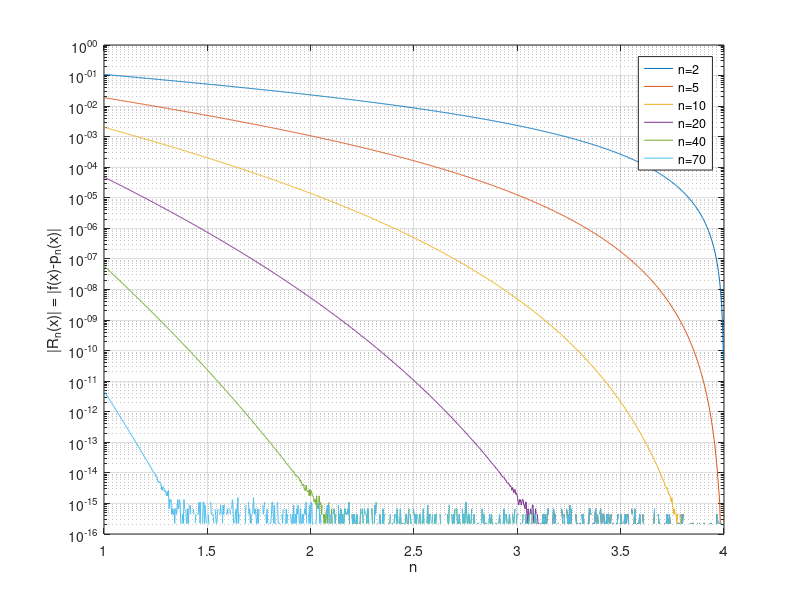

Recreate this plot in MATLAB.
% PLOTPOLYSQRT  Show how well Taylor polynomials p_n(x) approximate
%               the square root function on the interval [1,4].

x = linspace(1,4,1001)';               % points on [1,4], as a column
f = sqrt(x);
p1 = 2 + (1/4)*(x-4);                  % get started explicitly
p2 = p1 - (1/64)*(x-4).^2;

N = 70;                                % this many p_n(x)
pn = zeros(length(x),N);               % space for all p_n(x)
pn(:,1) = p1;
pn(:,2) = p2;
sign = -1;
for n = 3:N                            % count through the n-values
  sign = (-1) * sign;                  % generate alternating sign
  coeff = factorial(2*n-3) ...
            / ( 2^(4*n-3) * factorial(n-2) * factorial(n) );
  pn(:,n) = pn(:,n-1) + sign * coeff * (x-4).^n; % add next term
end

for n=1:N                              % replace each polynomial
  pn(:,n) = abs(f - pn(:,n));          %    with its error
end

semilogy(x,pn(:,[2 5 10 20 40 70])), grid on  % log scale on y
legend('n=2','n=5','n=10','n=20','n=40','n=70')
xlabel n, ylabel('|R_n(x)| = |f(x)-p_n(x)|')
